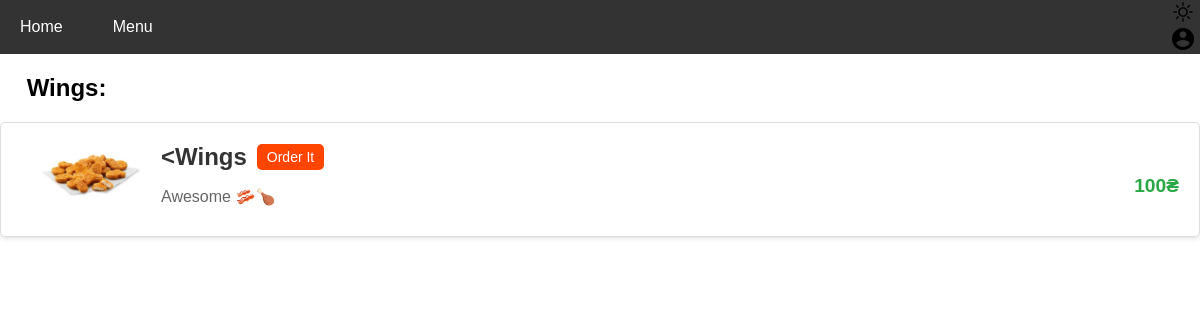
The page /food/9 (signed in) on the database its author committed.
### tables this page shows
CREATE TABLE navMenu (
id integer PRIMARY KEY AUTOINCREMENT,
title text NOT NULL,
url text NOT NULL
);

CREATE TABLE food (
id integer PRIMARY KEY AUTOINCREMENT,
title text NOT NULL,
description text NOT NULL,
price integer NOT NULL,
type text DEFAULT NULL
);

### app.py (the view)
@app.route("/food/<alias>")
@login_required
def showFood(alias):
    item = dbase.getFoodByAlias(alias)
    if not item:
        abort(404)
    return render_template('food.html', menu=dbase.getMenu(), item=item, name="Pizza")

### DataBase.py (called while the page is built)
    def getMenu(self):
        sql = '''SELECT * FROM navMenu'''
        try:
            self.__cur.execute(sql)
            res = self.__cur.fetchall()
            if res:
                return [dict(row) for row in res]
        except sqlite3.Error as e:
            print("Error reading from DB: ", e)
        return []

    def getFoodByAlias(self, alias):
        try:
            self.__cur.execute("SELECT * FROM food WHERE id LIKE ?", (alias,))
            res = self.__cur.fetchone()
            if res:
                return dict(res)
        except sqlite3.Error as e:
            print("Error reading from DB: ", e)
        return None

    def getUser(self, user_id):
        try:
            self.__cur.execute(f"SELECT * FROM account WHERE id = {user_id} LIMIT 1")
            res = self.__cur.fetchone()
            if not res:
                print("User not found")
                return False
            return res
        except sqlite3.Error as e:
            print("Error getting data from DB: "+str(e))

### UserData.py (called while the page is built)
    def fromDB(self, user_id, db):
        self.__user = db.getUser(user_id)
        return self

### app.py (called while the page is built)
@login_manager.user_loader
def load_user(user_id):
    print("load_user")
    return UserLogin().fromDB(user_id, dbase)

def connect_db():
    conn = sqlite3.connect(app.config['DATABASE'])
    conn.row_factory = sqlite3.Row
    return conn

def get_db():
    if not hasattr(g, 'link_db'):
        g.link_db = connect_db()
    return g.link_db

@app.before_request
def before_request():
    global dbase
    db = get_db()
    dbase = DataBase(db)

### templates/food.html
{% extends 'base.html' %}
{% block content %}
{{ super() }}
{% from 'macros.html' import styles, toggle_button %}
<h2>&nbsp;&nbsp;&nbsp;&nbsp;{{ item.title }}: </h2>
<ul class="list-posts">
    <div class="food-container">
        {% if item.type == "Pizza" %}
            <img src="../static/img/pizza_offer.png" alt="Pizza Image">
        {% elif item.type == "Beverages" %}
            <img src="../static/img/drinks_offer.png" alt="Pizza Image">
        {% elif item.type == "Wings" %}
            <img src="../static/img/wings_offer.jpg" alt="Pizza Image">
        {% else %}
            <img src="../static/img/potato_offer.png" alt="Pizza Image">
        {% endif %}
        <div class="food-details">
            <div class="title-section">
                <p class="title"><a href="{{ url_for('menu')}}"> {{ "<" + item.title }}</a></p>
                <form action="{{ url_for('orderFood', alias=item.id) }}" method="post">
                    <button class="purchase-button" type="submit">Order It</button>
                </form>
            </div>
            <p class="annonce">{{ item.description}}</p>
        </div>
        <p class="price">{{ item.price }}₴</p>
    </div>
</ul>
{% endblock %}

### templates/base.html (shortened to what this page needs)
<!DOCTYPE html>
<html>
<head>
    <link type="text/css" href="../static/css/index.css" rel="stylesheet" />
</head>
<body class="{{ 'dark-mode' if dark_mode else 'light-mode' }}">
    {% block content -%}
        {%- block mainmenu -%}
        <div class="navbar">
            <div>
                {% for p in menu %}
                <a href="{{ url_for(p.url) }}">{{ p.title }}</a>
                {% endfor %}
            </div>
            <div>
                <button id="mode-toggle" class="mode-toggle-btn" onclick="toggleMode()">
                    <img id="mode-toggle-icon" src="../static/img/{{ 'darkmode.png' if dark_mode else 'lightmode.png' }}" alt="Toggle Mode">
                </button>
                <form action="{{ url_for('profile', alias=item.id) }}" method="get">
                <button id="mode-toggle" class="mode-toggle-btn" onclick="">
                    <img id="mode-toggle-icon" src="../static/img/account.png" alt="Toggle Mode">
                </button>
                </form>
            </div>
        </div>
        {% endblock mainmenu -%}
    {% endblock %}
</body>
</html>

### static/css/index.css (style rules this page uses)
body { margin: 0; font-family: Arial, sans-serif; }
.navbar { background-color: #333; overflow: hidden; }
.navbar a { float: left; display: block; color: white; text-align: center; padding: 14px 20px; text-decoration: none; transition: background-color 0.3s, color 0.3s; }
img { max-width: 100%; height: auto; object-fit: cover; object-position: 50% 50%; margin-left: 20px; transition: transform 0.3s; }
body.light-mode { background-color: #ffffff; color: #000000; transition: background-color 0.5s ease, color 0.5s ease; }
.navbar { display: flex; justify-content: space-between; align-items: center; }
.navbar a { margin-right: 10px; }
.mode-toggle-btn { background: none; border: none; cursor: pointer; }
.food-container { background-color: #fff; border: 1px solid #ddd; border-radius: 5px; padding: 20px; margin: 10px 0; box-shadow: 0 2px 4px rgba(0, 0, 0, 0.1); display: flex; align-items: flex-start; }
.food-container img { max-width: 100px; max-height: 100px; border-radius: 5px; margin-right: 20px; flex-shrink: 0; }
.food-details { display: flex; flex-direction: column; flex-grow: 1; }
.food-container .title { font-size: 1.5em; font-weight: bold; margin-bottom: 10px; }
.food-container .title a { text-decoration: none; color: #333; transition: color 0.3s; }
.food-container .annonce { font-size: 1em; color: #666; margin-bottom: 10px; }
.food-container .price { font-size: 1.2em; font-weight: bold; color: #28a745; align-self: flex-end; }
.list-posts { list-style: none; padding: 0; }
.title-section { display: flex; align-items: center; }
.title-section .title { margin: 0; }
.purchase-button { background-color: #ff4500; color: white; border: none; padding: 5px 10px; text-align: center; text-decoration: none; display: inline-block; font-size: 14px; cursor: pointer; border-radius: 5px; transition: background-color 0.3s ease; margin-left: 10px; }
.price { font-size: 18px; font-weight: bold; margin-top: 10px; }

### rows shown on the page
navMenu: title "Home"
navMenu: title "Menu"
food: title "Wings", title "<Wings", description "Awesome 🥓🍗", price "100"
